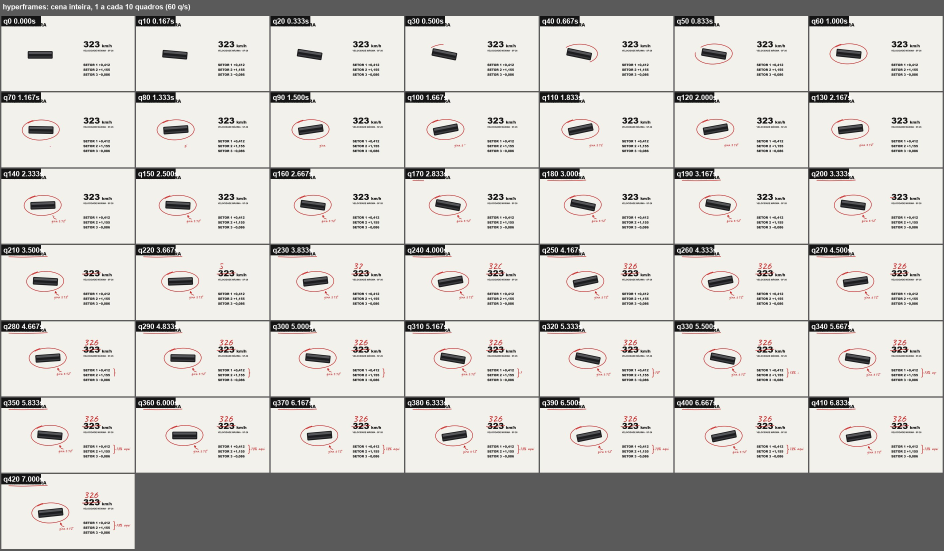
#> input picture F1/horizontal/testes/anotacao/folha_hyperframes_cena.jpg, 2832 x 1651 px (shown at 1/3 size); its folder holds only this picture in this run
$ python -i imagens.py   (imports and definitions only)
#> lines starting #> are read from the running program, lines starting #| are printed output that depends on the picture
### F1/horizontal/kit/imagens/fonte_video.py
# Acesso ao vídeo da fonte sem baixar o vídeo inteiro: metadados (yt-dlp -J), quadros soltos por busca HTTP
# (ffmpeg -ss na URL do fluxo), legendas automáticas (texto pequeno) e recorte só do trecho escolhido.
from __future__ import annotations

import json
import re
import shutil
import subprocess
import sys
from pathlib import Path

import numpy as np

from caminhos import CACHE

_FLUXOS: dict[tuple[str, int], str] = {}


# [11 lines left out: functions _ytdlp, _ffmpeg, not called in this run]


def id_video(url: str) -> str:
    m = re.search(r"(?:v=|youtu\.be/|shorts/)([\w-]{11})", url)
    return m.group(1) if m else re.sub(r"\W", "_", url)[-40:]


# [66 lines left out: functions info, buscar, fluxo, quadro, recortar, duracao_arquivo, not called in this run]


def quadros_arquivo(caminho: Path, passo: float = 0.5) -> list[tuple[float, object]]:
    """Quadros de um arquivo local a cada `passo` s (para validar o trecho já recortado)."""
    import cv2
    cap = cv2.VideoCapture(str(caminho))
    fps = cap.get(cv2.CAP_PROP_FPS) or 30.0
    n = int(cap.get(cv2.CAP_PROP_FRAME_COUNT) or 0)
    saida, t = [], 0.0
    while True:
        i = int(round(t * fps))
        if n and i >= n:
            break
        cap.set(cv2.CAP_PROP_POS_FRAMES, i)
        ok, img = cap.read()
        if not ok:
            break
        saida.append((round(t, 3), img))
        t += passo
    cap.release()
    return saida


# [16 lines left out: function legendas, not called in this run]


def _seg(h: str) -> float:
    p = h.replace(",", ".").split(":")
    return sum(float(x) * 60 ** i for i, x in enumerate(reversed(p)))


# [12 lines left out: function _ler_vtt, not called in this run]

### F1/horizontal/kit/imagens/leitura.py
# Leitura do quadro (OCR local, RapidOCR/onnxruntime) e interpretação do que a transmissão escreve:
# contador "LAP C/N" (N = total de voltas da sessão, vem do OpenF1), tempos de volta, nomes de piloto, REPLAY, bandeiras.
from __future__ import annotations

import re
import unicodedata

_ocr = None


def _motor():
    global _ocr
    if _ocr is None:
        from rapidocr_onnxruntime import RapidOCR  # pip install rapidocr-onnxruntime (no .venv do projeto)
        _ocr = RapidOCR()
    return _ocr


def ler(img, regiao: tuple[float, float, float, float] | None = None) -> list[dict]:
    """OCR de um quadro BGR (numpy). regiao = (x0, y0, x1, y1) em fração da imagem. Caixas voltam em fração."""
    h, w = img.shape[:2]
    ox = oy = 0
    if regiao:
        x0, y0, x1, y1 = regiao
        ox, oy = int(x0 * w), int(y0 * h)
        img = img[oy:int(y1 * h), ox:int(x1 * w)]
    res, _ = _motor()(img)
    saida = []
    for caixa, texto, conf in res or []:
        xs = [p[0] + ox for p in caixa]
        ys = [p[1] + oy for p in caixa]
        saida.append({"texto": texto, "conf": round(float(conf), 3),
                      "caixa": [round(min(xs) / w, 4), round(min(ys) / h, 4), round(max(xs) / w, 4), round(max(ys) / h, 4)]})
    return saida


def normalizar(s: str) -> str:
    s = unicodedata.normalize("NFKD", s)
    return "".join(c for c in s if not unicodedata.combining(c)).upper()


_BARRA = str.maketrans({"I": "/", "L": "/", "|": "/", "\\": "/", "l": "/", "1": "1"})


# [57 lines left out: functions volta_do_texto, _interpretar, _ok, total_do_texto, not called in this run]


_TEMPO = re.compile(r"(?<![0-9])([0-9])\s?[:.;]\s?([0-5][0-9])\s?[.,:]\s?([0-9]{3})(?![0-9])")


# [35 lines left out: functions tempos_do_texto, formatar_tempo, _parecido, tem_nome, not called in this run]


MARCAS = {
    "replay": r"REPLAY",
    "bandeira_amarela": r"YELLOW\s*FLAG|DOUBLE\s*YELLOW",
    "safety_car": r"SAFETY\s*CAR",
    "vsc": r"VIRTUAL\s*SAFETY",
    "pit": r"IN\s*PIT|PIT\s*STOP|PITLANE|PIT\s*LANE",
    "bandeira_vermelha": r"RED\s*FLAG",
    "chegada": r"CHEQUERED",
}


def marcas(textos: list[str]) -> list[str]:
    junto = " ".join(normalizar(t) for t in textos)
    return [k for k, rx in MARCAS.items() if re.search(rx, junto)]

### F1/horizontal/kit/imagens/imagens.py
# kit/imagens — busca de trechos reais da corrida com VALIDAÇÃO contra o OpenF1.
#
#   achar({"sessao": 11412, "piloto": 16, "volta": 55, "evento": None}) ->
#       {"arquivo", "quadro", "validado", "status", "evidencia", "credito", ...}
#
# Passos: (1) OpenF1: janela da volta do piloto no relógio da sessão e valores do contador da TV que cabem nela;
# (2) fontes: canais oficiais (padrão: FORMULA 1) cujo título não contradiz a sessão; (3) varredura barata: um quadro
# a cada 10 s por busca HTTP (nada de baixar o vídeo), OCR do contador "LAP C/N" (corrida/sprint; sem contador, o tempo da volta); (4) refino a cada 1 s em volta dos
# acertos (OCR do quadro inteiro: nomes, REPLAY, bandeiras); (5) recorte SÓ do trecho escolhido; (6) validação de novo
# sobre o ARQUIVO recortado (quadro a quadro) + legendas da narração; (7) FONTES.txt e JSON com a evidência.
# Se nada bate: arquivo = None e status "nao_encontrado" (com o que cada vídeo mostra). Nunca devolve a volta errada
# como certa: trecho que não passa vira NAO_VALIDADO_*.mp4 (ou é apagado, se a imagem contradiz a afirmação).
from __future__ import annotations

import json
import sys
from concurrent.futures import ThreadPoolExecutor
from datetime import date
from pathlib import Path

sys.path.insert(0, str(Path(__file__).resolve().parent))

import fonte_video  # noqa: E402
import leitura  # noqa: E402
import openf1  # noqa: E402
import relogio  # noqa: E402
import validar as V  # noqa: E402
from caminhos import CACHE, DADOS  # noqa: E402

CANAIS_OFICIAIS = ("FORMULA 1",)
REGIAO_CONTADOR = (0.0, 0.0, 0.32, 0.30)   # canto superior esquerdo (contador "LAP C/N" sob o logo; gráfico da TV de 2026; sem leitura ali, o OCR passa ao quadro inteiro)


def _mmss(t: float) -> str:
    return f"{int(t // 60):02d}:{t % 60:04.1f}"


# [57 lines left out: functions _faixas, varrer, refinar, not called in this run]


def _cortes(quadros: list[tuple[float, object]], limiar: float = 0.55) -> list[bool]:
    """Corte de câmera entre quadros vizinhos (correlação do histograma HSV abaixo do limiar)."""
    import cv2
    hs, saida = [], []
    for _, img in quadros:
        hsv = cv2.cvtColor(cv2.resize(img, (320, 180)), cv2.COLOR_BGR2HSV)
        h = cv2.calcHist([hsv], [0, 1], None, [30, 32], [0, 180, 0, 256])
        hs.append(cv2.normalize(h, h).flatten())
    for i in range(len(hs)):
        saida.append(i > 0 and cv2.compareHist(hs[i - 1], hs[i], cv2.HISTCMP_CORREL) < limiar)
    return saida


# ---------------------------------------------------------------- validação de um arquivo local
def observar_arquivo(caminho: Path, passo: float = 0.5) -> list[dict]:
#> called with passo = 0.5
    quadros = fonte_video.quadros_arquivo(Path(caminho), passo)
#> in quadros_arquivo, img is the input picture: shape (1651, 2832, 3); mean B, G, R 197.3, 201.2, 203.1
#> quadros = 1 item
    cortes = _cortes(quadros)
#> the loop in _cortes, `for _, img in quadros:` made 1 pass
#> pass 1, in _cortes, `h = cv2.calcHist([hsv], [0, 1], None, [30, 32], [0, 180, 0, 256])`:
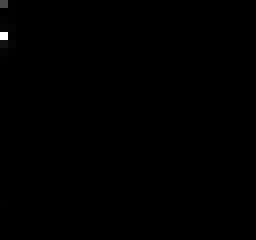
#> h: shape (30, 32) float32 (shown 8 times larger); min 0, max 35881, mean 60; drawn with min black and max white
#> the loop in _cortes, `for i in range(len(hs)):` made 1 pass
#> after the loop in _cortes, `for i in range(len(hs)):`: saida = [False]
#> cortes = [False]
    obs = []
    for (t, img), corte in zip(quadros, cortes):
        obs.append({"t": t, "textos": [x["texto"] for x in leitura.ler(img)], "corte": bool(corte)})
#> this loop made 1 pass
#> (t, corte) on pass 1: (0, False)
#> after the loop, obs = []
    return obs


# [240 lines left out: functions validar_arquivo, candidatos, _peso, escolher, escolher_por_tempo, achar and 2 more, not called in this run]

#> (the run stopped early here; a loop or call above may not have finished)
